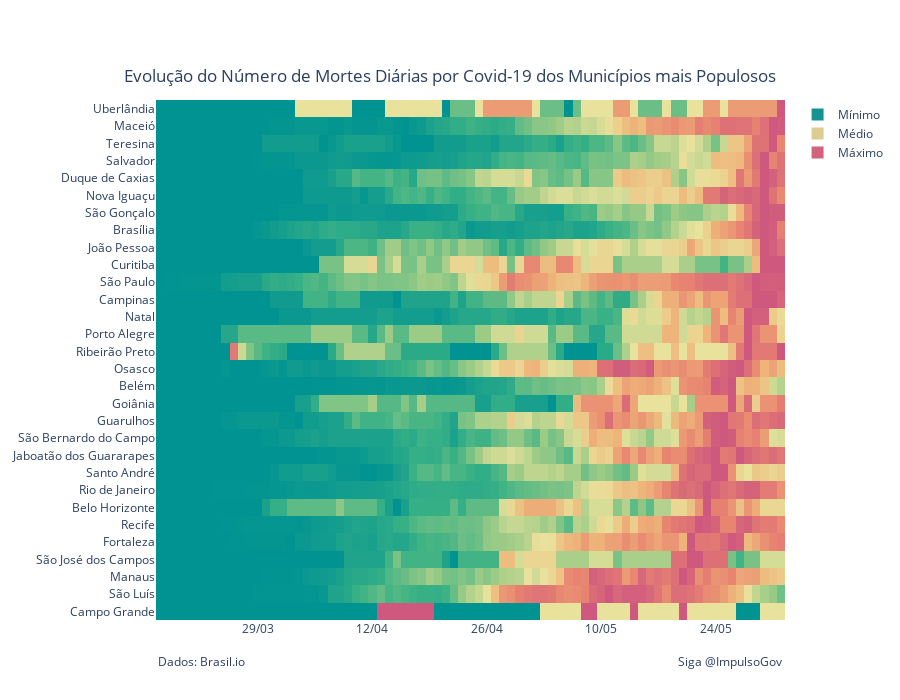

The code cell stored with this chart in its notebook:
### Code cell
prepare_heatmap(br_most_pop, place_type="city", mavg_days=7, 
                title='Evolução do Número de Mortes Diárias por Covid-19 dos Municípios mais Populosos',
               datasource='Brasil.io')

### Figure 1 — Plotly figure (JSON) as saved in the notebook; plotly's stock layout.template omitted (floating-point values rounded to 4 significant figures; data arrays with more than 128 entries replaced by an {"elided": "..."} marker saying what was removed)
{"data": [{"colorscale": [[0, "rgb(0, 147, 146)"], [0.1667, "rgb(57, 177, 133)"], [0.3333, "rgb(156, 203, 134)"], [0.5, "rgb(233, 226, 156)"], [0.6667, "rgb(238, 180, 121)"], [0.8333, "rgb(232, 132, 113)"], [1, "rgb(207, 89, 126)"]], "hoverinfo": "text", "hovertext": {"elided": "30x77 str values"}, "showscale": false, "type": "heatmap", "x": ["2020-03-17", "2020-03-18", "2020-03-19", "2020-03-20", "2020-03-21", "2020-03-22", "2020-03-23", "2020-03-24", "2020-03-25", "2020-03-26", "2020-03-27", "2020-03-28", "2020-03-29", "2020-03-30", "2020-03-31", "2020-04-01", "2020-04-02", "2020-04-03", "2020-04-04", "2020-04-05", "2020-04-06", "2020-04-07", "2020-04-08", "2020-04-09", "2020-04-10", "2020-04-11", "2020-04-12", "2020-04-13", "2020-04-14", "2020-04-15", "2020-04-16", "2020-04-17", "2020-04-18", "2020-04-19", "2020-04-20", "2020-04-21", "2020-04-22", "2020-04-23", "2020-04-24", "2020-04-25", "2020-04-26", "2020-04-27", "2020-04-28", "2020-04-29", "2020-04-30", "2020-05-01", "2020-05-02", "2020-05-03", "2020-05-04", "2020-05-05", "2020-05-06", "2020-05-07", "2020-05-08", "2020-05-09", "2020-05-10", "2020-05-11", "2020-05-12", "2020-05-13", "2020-05-14", "2020-05-15", "2020-05-16", "2020-05-17", "2020-05-18", "2020-05-19", "2020-05-20", "2020-05-21", "2020-05-22", "2020-05-23", "2020-05-24", "2020-05-25", "2020-05-26", "2020-05-27", "2020-05-28", "2020-05-29", "2020-05-30", "2020-05-31", "2020-06-01"], "y": ["Campo Grande", "São Luís", "Manaus", "São José dos Campos", "Fortaleza", "Recife", "Belo Horizonte", "Rio de Janeiro", "Santo André", "Jaboatão dos Guararapes", "São Bernardo do Campo", "Guarulhos", "Goiânia", "Belém", "Osasco", "Ribeirão Preto", "Porto Alegre", "Natal", "Campinas", "São Paulo", "Curitiba", "João Pessoa", "Brasília", "São Gonçalo", "Nova Iguaçu", "Duque de Caxias", "Salvador", "Teresina", "Maceió", "Uberlândia"], "z": {"elided": "30x77 float values"}}, {"marker": {"color": "#159392", "size": 12, "symbol": "square"}, "mode": "markers", "name": "Mínimo", "showlegend": true, "type": "scatter", "x": [null], "y": [null]}, {"marker": {"color": "#ddcc90", "size": 12, "symbol": "square"}, "mode": "markers", "name": "Médio", "showlegend": true, "type": "scatter", "x": [null], "y": [null]}, {"marker": {"color": "#d1637d", "size": 12, "symbol": "square"}, "mode": "markers", "name": "Máximo", "showlegend": true, "type": "scatter", "x": [null], "y": [null]}], "layout": {"annotations": [{"showarrow": false, "text": "Siga @ImpulsoGov", "x": 1, "xref": "paper", "y": -0.1, "yref": "paper"}, {"showarrow": false, "text": "Dados: Brasil.io", "x": 0, "xref": "paper", "y": -0.1, "yref": "paper"}], "height": 700, "margin": {"l": 100, "r": 100, "t": 100}, "plot_bgcolor": "rgba(0,0,0,0)", "title": {"text": "Evolução do Número de Mortes Diárias por Covid-19 dos Municípios mais Populosos", "x": 0.5, "xanchor": "center", "y": 0.9, "yanchor": "auto"}, "xaxis": {"domain": [0, 1], "tickformat": "%d/%m"}, "yaxis": {"tickmode": "linear"}}}
